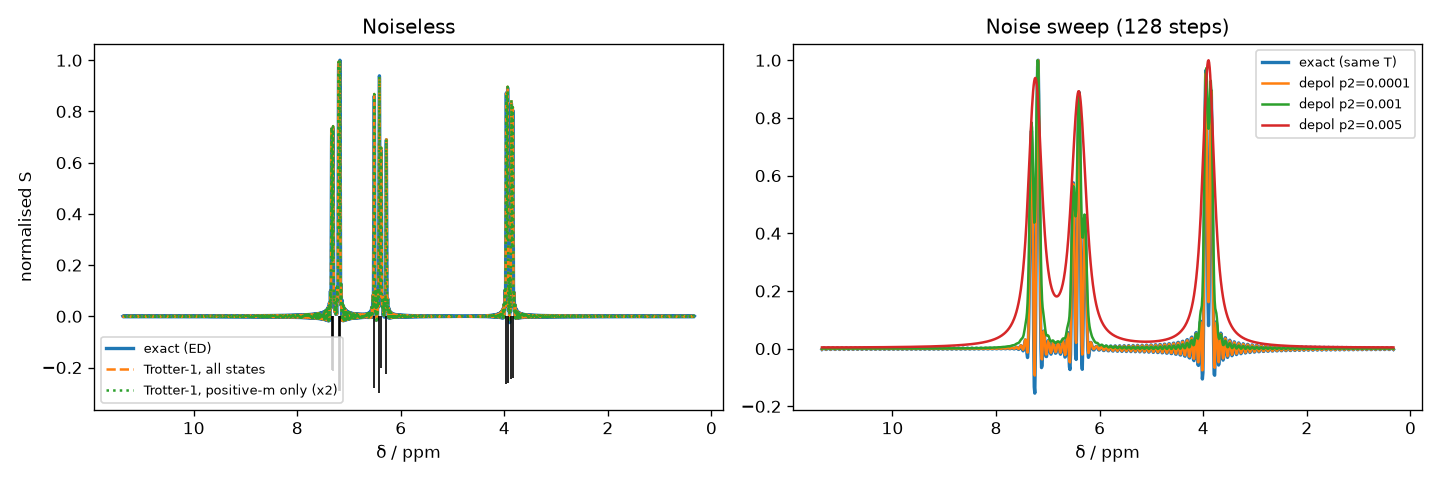

This chart was generated by the following Python code:
# %% [markdown]
# # NMR-on-a-quantum-computer warm-up (no HQS packages needed)
#
# Self-contained rehearsal of the HQS hackathon pipeline (same as their 2025 workshop):
#   H(shifts, J)  ->  rotating frame  ->  Trotter circuit  ->  X-basis product states
#   ->  <I_x(t)>, <I_y(t)> via Estimator  ->  C_xx, C_yx  ->  FFT  ->  spectrum
# plus two things the template doesn't give you:
#   * an EXACT reference (dense diagonalisation) pushed through the same FFT,
#     plus a stick spectrum, so you can tell Trotter error from post-processing bugs;
#   * a depolarising-noise sweep (the "how much noise can the spectrum tolerate" part).
#
# Run as a script (`python prep/nmr_warmup.py`) or cell-by-cell in VS Code / Jupyter.

# %%
import itertools
import time

import matplotlib

matplotlib.use("Agg") if __name__ == "__main__" else None
import matplotlib.pyplot as plt
import numpy as np
from qiskit import QuantumCircuit, transpile
from qiskit.circuit import ParameterVector
from qiskit.circuit.library import PauliEvolutionGate
from qiskit.primitives import StatevectorEstimator
from qiskit.quantum_info import Operator, SparsePauliOp, Statevector
from qiskit.synthesis import LieTrotter, SuzukiTrotter

# %% [markdown]
# ## 1. Physics: the liquid-state NMR Hamiltonian
#
# $H = -\sum_l \omega_l I^z_l + 2\pi \sum_{k<l} J_{kl}\, \mathbf I_k\cdot\mathbf I_l$, with
# $\omega_l = \gamma B (1+\delta_l)$.
# The rotating frame at the mean Larmor frequency removes the huge common precession (~MHz).
# Only the *offsets* $\Omega_l = 2\pi\nu_0(\delta_l-\bar\delta)\cdot10^{-6}$ (~100 Hz) are left.
# With $I = \sigma/2$, this gives the Pauli form
# $H_{rot} = -\sum_l \tfrac{\Omega_l}{2} Z_l + \tfrac{2\pi}{4}\sum_{k<l} J_{kl}(X_kX_l+Y_kY_l+Z_kZ_l)$.
#
# A toy 3-spin molecule on a 60 MHz benchtop spectrometer (1 ppm = 60 Hz) keeps the
# Trotter step count small. Swap in your own shifts / J's.

# %%
NU0_HZ = 60e6  # 1H Larmor frequency (60 MHz benchtop; 500 MHz -> 1 ppm = 500 Hz)
SHIFTS_PPM = np.array([7.25, 6.40, 3.90])  # delta_l
J_HZ = {(0, 1): 8.0, (1, 2): 6.0, (0, 2): 1.5}  # scalar couplings
N = len(SHIFTS_PPM)
DELTA_BAR = SHIFTS_PPM.mean()


def hamiltonian_pauli(shifts_ppm, j_hz, nu0_hz):
    """Rotating-frame Hamiltonian as a SparsePauliOp (rad/s). Site l -> Qiskit qubit l."""
    n = len(shifts_ppm)
    omega = 2 * np.pi * nu0_hz * (shifts_ppm - shifts_ppm.mean()) * 1e-6
    terms = [("Z", [l], -omega[l] / 2) for l in range(n)]
    for (k, l), J in j_hz.items():
        for p in "XYZ":
            terms.append((p + p, [k, l], 2 * np.pi * J / 4))
    return SparsePauliOp.from_sparse_list(terms, num_qubits=n).simplify()


H = hamiltonian_pauli(SHIFTS_PPM, J_HZ, NU0_HZ)
print(H)
print(f"max |coeff| = {np.max(np.abs(H.coeffs)):.1f} rad/s")

# %% [markdown]
# ## 2. Choosing dt and the number of steps: the most important practical decision
# * Nyquist: every line must satisfy |nu - nu_ref| < 1/(2 dt), otherwise it aliases (folds back).
# * Resolution: the frequency grid spacing is 1/(n_steps * dt). It must resolve J (a few Hz).
# * Trotter accuracy: roughly ||H|| dt << 1 (first order), which is why the rotating frame matters.
# CHECK THE UNITS of whatever Hamiltonian they hand you before choosing dt.

# %%
offsets_hz = NU0_HZ * (SHIFTS_PPM - DELTA_BAR) * 1e-6
span_hz = np.max(np.abs(offsets_hz)) + sum(J_HZ.values())
DT = 0.4 / (2 * span_hz)  # ~2.5x margin under Nyquist
N_STEPS = 512
GAMMA = 2.0  # s^-1 exponential window (line broadening, ~0.6 Hz FWHM)
print(f"dt = {DT*1e3:.3f} ms | Nyquist = ±{1/(2*DT):.0f} Hz | grid = {1/(N_STEPS*DT):.2f} Hz "
      f"| T = {N_STEPS*DT:.2f} s | ||H||dt ~ {np.sum(np.abs(H.coeffs))*DT:.2f}")

# %% [markdown]
# ## 3. Exact reference (ED). C_ab(t) = Tr(I_a(t) I_b), Heisenberg picture.
# The spectrum is $S(\nu)=\mathrm{Re}\,\mathcal F[C_{xx}](\nu)+\mathrm{Im}\,\mathcal F[C_{yx}](\nu)$, using $e^{-i\nu t}$.
# This follows from $\mathrm{Tr}(I^-(t)I^+) = 2(C_{xx}-iC_{yx})$ because $[H, I_z^{tot}]=0$.
# Stick lines sit at $E_a-E_b$ with weight $|\langle a|I^-|b\rangle|^2$.

# %%
def total_op(p, n):
    return SparsePauliOp.from_sparse_list([(p, [i], 0.5) for i in range(n)], num_qubits=n)


IX, IY = total_op("X", N), total_op("Y", N)
times = np.arange(N_STEPS) * DT


def exact_correlations(H, times):
    E, V = np.linalg.eigh(H.to_matrix())
    Ix_e = V.conj().T @ IX.to_matrix() @ V
    Iy_e = V.conj().T @ IY.to_matrix() @ V
    dE = E[:, None] - E[None, :]
    cxx, cyx = [], []
    for t in times:
        ph = np.exp(1j * dE * t)  # (I(t))_ab = e^{i(E_a-E_b)t} I_ab
        cxx.append(np.real(np.sum((ph * Ix_e) * Ix_e.T)))
        cyx.append(np.real(np.sum((ph * Iy_e) * Ix_e.T)))
    return np.array(cxx), np.array(cyx), (E, V)


def spectrum_from_correlations(cxx, cyx, dt, gamma=GAMMA, pad=8):
    """Windowed, zero-padded causal FT -> (ppm axis, normalised spectrum)."""
    t = np.arange(len(cxx)) * dt
    w = np.exp(-gamma * t)
    w[0] *= 0.5  # trapezoid rule for a one-sided (causal) integral
    L = pad * len(cxx)
    fxx = np.fft.fftshift(np.fft.fft(cxx * w, n=L))
    fyx = np.fft.fftshift(np.fft.fft(cyx * w, n=L))
    nu = np.fft.fftshift(np.fft.fftfreq(L, d=dt))  # Hz, rotating frame
    S = fxx.real + fyx.imag
    return DELTA_BAR + nu / NU0_HZ * 1e6, S / np.max(np.abs(S))


cxx_ex, cyx_ex, (E, V) = exact_correlations(H, times)
ppm, S_exact = spectrum_from_correlations(cxx_ex, cyx_ex, DT)

Im = V.conj().T @ (IX - 1j * IY).to_matrix() @ V
sticks = [(DELTA_BAR + (E[a] - E[b]) / (2 * np.pi) / NU0_HZ * 1e6, abs(Im[a, b]) ** 2)
          for a in range(2**N) for b in range(2**N) if abs(Im[a, b]) ** 2 > 1e-6]
print("strongest stick lines (ppm, weight):",
      sorted([(round(p, 3), round(w, 3)) for p, w in sticks], key=lambda x: -x[1])[:6])

# %% [markdown]
# ## 4. Quantum circuit: Trotter step, X-basis initial states, Estimator
# $C_{ax}(t) = \sum_n m_n \langle n|I_a(t)|n\rangle$, where $|n\rangle$ runs over X-basis product
# states and $m_n$ is their $I_x^{tot}$ eigenvalue. This is the identity inserted in $I_x$'s
# eigenbasis. Every term is just "prepare a product state, evolve, measure <I_x>,<I_y>".

# %%
def trotter_step(H, dt, order=1):
    synth = LieTrotter() if order == 1 else SuzukiTrotter(order=order)
    qc = QuantumCircuit(H.num_qubits)
    qc.append(PauliEvolutionGate(H, dt, synthesis=synth), range(H.num_qubits))
    return qc.decompose(reps=2)


def xbasis_template(n):
    phi = ParameterVector("phi", n)
    qc = QuantumCircuit(n)
    for q in range(n):
        qc.h(q)  # |+>
        qc.rz(phi[q], q)  # phi=pi -> |->
    return qc, phi


def quantum_correlations(H, dt, n_steps, states="all", order=1, estimator=None, pm=None):
    """Returns C_xx, C_yx sampled at k*dt. states='all' or 'positive' (HQS trick)."""
    n = H.num_qubits
    step = trotter_step(H, dt, order)
    init, phi = xbasis_template(n)
    bits = list(itertools.product([0, 1], repeat=n))
    if states == "positive":
        bits = [b for b in bits if n - 2 * sum(b) > 0]
    params = np.array([[np.pi * b for b in bs] for bs in bits])  # shape (n_states, n)
    m = np.array([(n - 2 * sum(b)) / 2 for b in bits])  # I_x^tot eigenvalue of each state
    if estimator is None:
        # Fast noiseless path: apply the exact one-step Trotter unitary to every initial state.
        # Same maths as running circuits of depth k, but O(n_steps) instead of O(n_steps^2).
        U = Operator(step).data
        psi = np.array([Statevector(init.assign_parameters(p)).data for p in params]).T
        Ix, Iy = IX.to_matrix(), IY.to_matrix()
        evs = np.zeros((n_steps, 2, len(bits)))
        for k in range(n_steps):
            evs[k, 0] = np.real(np.einsum("ij,ik,kj->j", psi.conj(), Ix, psi))
            evs[k, 1] = np.real(np.einsum("ij,ik,kj->j", psi.conj(), Iy, psi))
            psi = U @ psi
    else:
        # Estimator path (what you'd do on a noisy simulator / hardware): one PUB per time step,
        # params of shape (n_states, n) broadcast against observables of shape (2, 1).
        # Transpile the pieces ONCE and compose; transpiling every deep circuit is O(n^2).
        init_c, step_c = (pm.run(init), pm.run(step)) if pm is not None else (init, step)
        obs = [[IX], [IY]]
        circ, pubs = init_c, []
        for _ in range(n_steps):
            pubs.append((circ, obs, params))
            circ = circ.compose(step_c)
        res = estimator.run(pubs).result()
        evs = np.array([r.data.evs for r in res])  # (n_steps, 2, n_states)
    cxx = evs[:, 0, :] @ m
    cyx = evs[:, 1, :] @ m
    if states == "positive":  # HQS template only uses m>0 states; rescale by 2
        cxx, cyx = 2 * cxx, 2 * cyx
    return cxx, cyx


t0 = time.time()
cxx_q, cyx_q = quantum_correlations(H, DT, N_STEPS, states="all", order=1)
print(f"Trotter-1 statevector run: {time.time()-t0:.1f}s")
_, S_trot = spectrum_from_correlations(cxx_q, cyx_q, DT)
cxx_p, cyx_p = quantum_correlations(H, DT, N_STEPS, states="positive", order=1)
_, S_pos = spectrum_from_correlations(cxx_p, cyx_p, DT)


def rmse(a, b):
    return float(np.sqrt(np.mean((a - b) ** 2)))


print(f"max|C_xx(Trotter) - C_xx(exact)| = {np.max(np.abs(cxx_q-cxx_ex)):.2e}")
print(f"RMSE spectrum: Trotter-1 all states vs exact     = {rmse(S_trot, S_exact):.4f}")
print(f"RMSE spectrum: Trotter-1 positive-only vs exact  = {rmse(S_pos, S_exact):.4f}")

# %% [markdown]
# ## 5. Noise: how much can the spectrum tolerate?
# This is a crude model: depolarising error on every 1q and 2q gate, using Aer's Estimator
# with exact expectation values (no shots). Circuit depth grows linearly with t, so noise
# acts like extra line broadening plus amplitude decay. Watch the RMSE grow with p2.

# %%
try:
    from qiskit_aer.noise import NoiseModel, depolarizing_error
    from qiskit_aer.primitives import EstimatorV2 as AerEstimator
    from qiskit.transpiler.preset_passmanagers import generate_preset_pass_manager

    BASIS = ["rz", "sx", "x", "cx"]

    def noisy_estimator(p2):
        nm = NoiseModel(basis_gates=BASIS)
        nm.add_all_qubit_quantum_error(depolarizing_error(p2 / 10, 1), ["sx", "x"])
        nm.add_all_qubit_quantum_error(depolarizing_error(p2, 2), ["cx"])
        return AerEstimator(options={"backend_options": {"noise_model": nm, "method": "density_matrix"},
                                     "run_options": {"shots": None}, "default_precision": 0})

    pm = generate_preset_pass_manager(optimization_level=1, basis_gates=BASIS)
    step_isa = pm.run(trotter_step(H, DT))
    print(f"one Trotter step: {step_isa.count_ops().get('cx', 0)} CX, depth {step_isa.depth()}")

    NOISE_STEPS = 128  # shorter run keeps the noise sweep fast; same dt, coarser resolution
    _, S_ref_short = spectrum_from_correlations(cxx_ex[:NOISE_STEPS], cyx_ex[:NOISE_STEPS], DT)
    noisy = {}
    for p2 in [1e-4, 1e-3, 5e-3]:
        t0 = time.time()
        cx_n, cy_n = quantum_correlations(H, DT, NOISE_STEPS, states="positive",
                                          estimator=noisy_estimator(p2), pm=pm)
        ppm_n, noisy[p2] = spectrum_from_correlations(cx_n, cy_n, DT)
        print(f"p2={p2:.0e}: RMSE vs exact = {rmse(noisy[p2], S_ref_short):.4f} ({time.time()-t0:.1f}s)")
except ImportError as e:
    noisy = {}
    print("qiskit-aer not available, skipping noise sweep:", e)

# %%
fig, axes = plt.subplots(1, 2, figsize=(12, 4))
ax = axes[0]
ax.plot(ppm, S_exact, lw=2, label="exact (ED)")
ax.plot(ppm, S_trot, "--", label="Trotter-1, all states")
ax.plot(ppm, S_pos, ":", label="Trotter-1, positive-m only (x2)")
for p, w in sticks:
    ax.vlines(p, 0, -0.3 * w / max(w for _, w in sticks), color="k", lw=1)
ax.set(xlabel="δ / ppm", ylabel="normalised S", title="Noiseless")
ax.invert_xaxis()
ax.legend(fontsize=8)
ax = axes[1]
if noisy:
    ax.plot(ppm_n, S_ref_short, lw=2, label="exact (same T)")
    for p2, S in noisy.items():
        ax.plot(ppm_n, S, label=f"depol p2={p2:g}")
    ax.set(xlabel="δ / ppm", title=f"Noise sweep ({NOISE_STEPS} steps)")
    ax.invert_xaxis()
    ax.legend(fontsize=8)
plt.tight_layout()
out = "prep/nmr_warmup.png"
plt.savefig(out, dpi=120)
print("saved", out)
